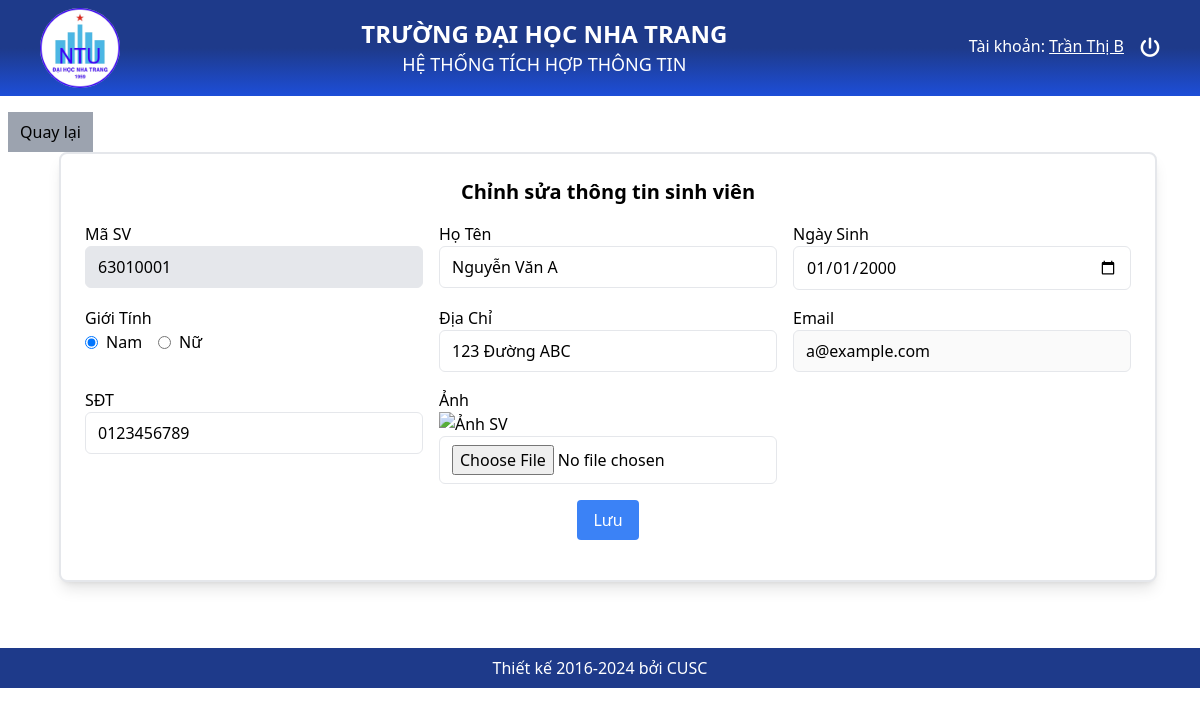
Page /Views/SV_ChinhSua.php?MaSV=63010001 (signed in) on the committed database.
### tables this page shows
CREATE TABLE `sinhvien` (
  `MaSV` varchar(20) NOT NULL,
  `HoTen` varchar(100) NOT NULL,
  `NgaySinh` date DEFAULT NULL,
  `GioiTinh` varchar(10) NOT NULL,
  `DiaChi` varchar(200) DEFAULT NULL,
  `Email` varchar(100) DEFAULT NULL,
  `SDT` varchar(15) DEFAULT NULL,
  `AnhSV` varchar(100) NOT NULL,
  `MaLop` varchar(10) NOT NULL
);

### Controllers/SinhVienController.php (called while the page is built, shortened)
<?php
class SinhVienController
{
    protected $conn;
    public function __construct($conn)
    {
        $this->conn = $conn;
    }
    public function ChiTietSinhVien($maSV)
    {
        $sql = "SELECT * FROM sinhvien WHERE MaSV='$maSV'";
        $result =  $this->conn->query($sql);
        return $result->fetch_assoc();
    }
}
?>

### Views/SV_ChinhSua.php (the view, shortened to what this page needs)
<?php
require_once __DIR__ . '/../config/db.php';
include_once __DIR__ . '/../Controllers/SinhVienController.php';
$svController = new SinhVienController($conn);
if (isset($_GET['MaSV'])) {
    $maSV = $_GET['MaSV'];
}
$sinhvien = $svController->ChiTietSinhVien($maSV);
?>
<?php include_once __DIR__ . "/../layout/header.php"; ?>
<body>
    <div class="m-4 w-full mx-2 min-h-[520px] ">
        <button onclick="window.history.back()" class="px-3 py-2 bg-gray-400">Quay lại</button>
        <div id="" class="flex items-center justify-center">
            <div class="bg-white p-6 rounded-lg w-max shadow-lg border-2">
                <h2 class="text-xl font-bold mb-4 text-center">
                    <?php echo 'Chỉnh sửa thông tin sinh viên'; ?>
                </h2>
                <form method="POST" action="" class="grid grid-cols-3 gap-4 mt-4" enctype="multipart/form-data">
                    <div class="">
                        <label class="block font-medium">Mã SV</label>
                        <input type="text" name="maSV" class="w-full px-3 py-2 border rounded-md bg-gray-200"
                               value="<?php echo $maSV; ?>" readonly>
                    </div>
                    <div class="">
                        <label class="block font-medium">Họ Tên</label>
                        <input type="text" name="hoTen" class="w-full px-3 py-2 border rounded-md"
                               value="<?php echo $sinhvien['HoTen']; ?>" required>
                    </div>
                    <div class="">
                        <label class="block font-medium">Ngày Sinh</label>
                        <input type="date" name="ngaySinh" class="w-full px-3 py-2 border rounded-md"
                               value="<?php echo $sinhvien['NgaySinh']; ?>" required>
                    </div>
                    <div class="">
                        <label class="block font-medium">Giới Tính</label>
                        <div class="flex items-center space-x-4">
                            <label class="flex items-center">
                                <input type="radio" name="gioiTinh" value="Nam" class="mr-2" required
                                    <?php echo ($sinhvien["GioiTinh"] === 'Nam') ? 'checked' : ''; ?>>
                                Nam
                            </label>
                            <label class="flex items-center">
                                <input type="radio" name="gioiTinh" value="Nữ" class="mr-2"
                                    <?php echo ($sinhvien["GioiTinh"] === 'Nữ') ? 'checked' : ''; ?>>
                                Nữ
                            </label>
                        </div>
                    </div>
                    <div class="">
                        <label class="block font-medium">Địa Chỉ</label>
                        <input type="text" name="diaChi" class="w-full px-3 py-2 border rounded-md"
                               value="<?php echo $sinhvien['DiaChi']; ?>" required>
                    </div>
                    <div class="">
                        <label class="block font-medium">Email</label>
                        <input type="email" name="email" class="w-full px-3 py-2 border rounded-md"
                               value="<?php echo $sinhvien['Email']; ?>" disabled>
                    </div>
                    <div class="">
                        <label class="block font-medium">SĐT</label>
                        <input type="text" name="Sdt" class="w-full px-3 py-2 border rounded-md"
                               value="<?php echo $sinhvien['SDT']; ?>" required>
                    </div>
                    <div class="">
                        <label class="block font-medium">Ảnh</label>
                        <img src="" alt="Ảnh SV">
                        <input type="file" accept="image/*" name="AnhSV" class="w-full px-3 py-2 border rounded-md "
                            required>
                    </div>
                    <div class="col-span-3 text-center">
                        <button type="submit" name="LuuSV" value="LuuSV"
                                class="px-4 py-2 bg-blue-500 text-white rounded hover:bg-blue-600">
                            <?php echo 'Lưu '; ?>
                        </button>
                    </div>
                </form>
            </div>
        </div>
    </div>
</body>
<?php include_once __DIR__ . "/../layout/footer.php"; ?>

### rows in the picture
sinhvien: hoTen "Nguyễn Văn A", ngaySinh "01/01/2000", GioiTinh "☑ Nam", GioiTinh "☐ Nữ", diaChi "123 Đường ABC", email "a@example.com", Sdt "0123456789"

### other values in the picture
$_SESSION['User']['HoTen'] "Trần Thị B"
